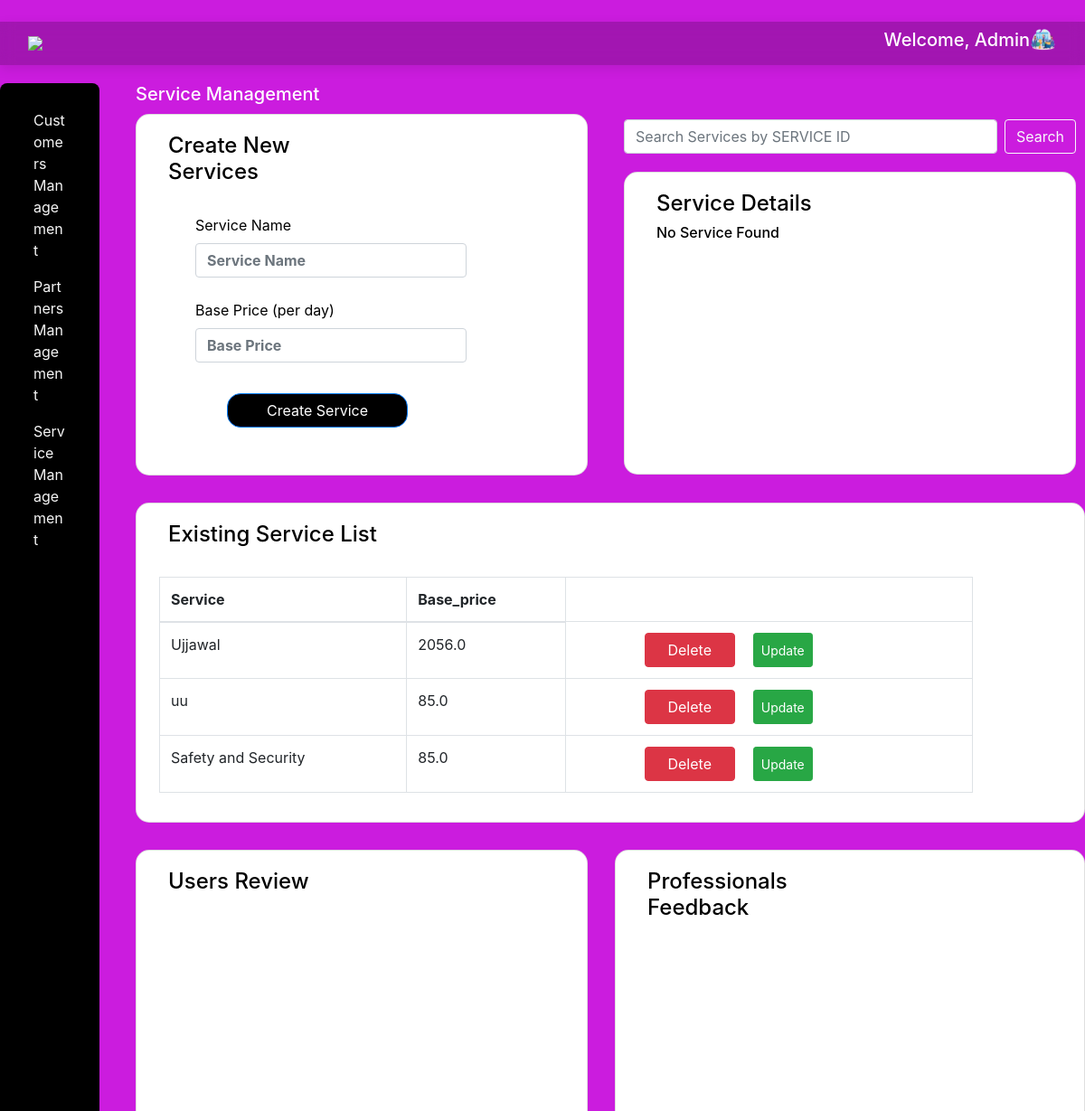
Page /Show_table (upper part) on the earlier database version.
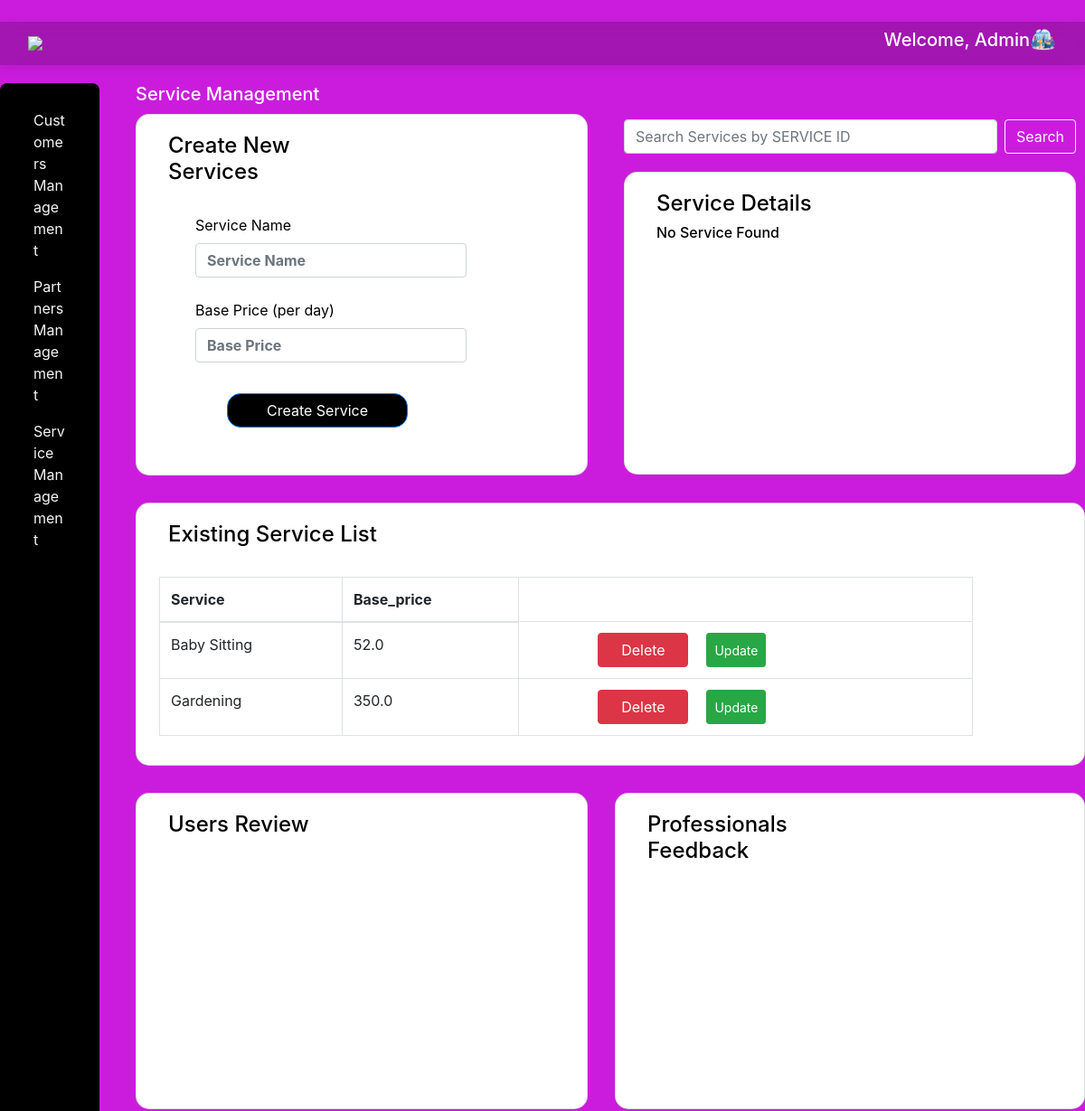
Same page on the later database version.
### tables this page shows
CREATE TABLE service (
	id INTEGER NOT NULL, 
	name VARCHAR(100) NOT NULL, 
	charges FLOAT NOT NULL, 
	PRIMARY KEY (id), 
	UNIQUE (name)
);

### backend/main.py (the view)
@app.route('/Show_table', methods=['GET' , 'POST'])
def show():
    db = get_db()
    cursor = db.cursor()
    result = None  # to hold the searched service result
    if request.method == 'POST':
        service_name = request.form.get('service_name')
        cursor.execute("SELECT name, charges FROM service WHERE name = ?", (service_name,))
        result = cursor.fetchone()
    cursor.execute('SELECT name, charges ,id FROM service')
    table1 = cursor.fetchall()
    return render_template('Admin_dash1.html' , table1=table1 ,  result=result)

### backend/main.py (called while the page is built)
def get_db():
    db = getattr(g, '_database',None)
    if db is None:
        db = g._database = sqlite3.connect(Database)
    return db

### templates/Admin_dash1.html (shortened to what this page needs)
<!DOCTYPE html>
    <head>
        <link href="https://stackpath.bootstrapcdn.com/bootstrap/4.5.2/css/bootstrap.min.css" rel="stylesheet">
        <link href="https://cdnjs.cloudflare.com/ajax/libs/font-awesome/5.15.4/css/all.min.css" rel="stylesheet">
        <nav class="navbar navbar-expand-lg navbar-dark mt-4" style="background-color: rgba(0, 0, 0, 0.2); backdrop-filter: blur(8px); -webkit-backdrop-filter: blur(8px); margin: 20px auto; box-shadow: 0 4px 12px rgba(0,0,0,0.1);">
        <div class="container-fluid" >
            <img src="menu.png" onclick="toggleMenu()" style="width:30px;cursor:pointer;">
    <div class="ml-auto" style="display: flex; align-items: flex-start;">
        <H5 style="color: white;">Welcome, Admin</H5>
        <img src="{{ url_for('static', filename='56.png') }}" alt="Logo" width="30" height="24" class="d-inline-block align-text-top">
        </div>
        </nav>
    </head>
    <body style="background-color: rgb(203, 28, 222);">
        <div class="side_card" style="display: flex; gap: 40px; align-items: flex-start;">
  <div class="card" style="height: 1500px; width: 250px; border-radius: 8px; background-color: black; padding: 20px;">
    <a class="nav-link" style="color:whitesmoke; display: block;" href="/Customers_management">Customers Management</a>
    <a class="nav-link" style="color:whitesmoke; display: block;" href="/Partner_Management">Partners Management</a>
    <a class="nav-link" style="color:whitesmoke; display: block;" href="/Service_Management">Service Management</a>
  </div>
  <div style="display: flex; flex-direction: column; gap: 30px;">
    <div style="display: flex; gap: 40px;">
      <div>
        <h5 style="margin-bottom: 10px; color: white;">Service Management</h5>
        <div class="card" style="height: 400px; width: 500px; border-radius: 15px; background-color: white;">
          <div class="mb-3" style="width: 250px; margin-left: 25px; margin-top: 20px;">
            <form action="{{ url_for('service') }}" method="post">
            <h4 style="color: black; margin-left: 10px;">Create New Services</h4>
            <br>
            <label for="username" class="form-label" style="margin-left: 40px; color: black;">Service Name</label>
            <input type="text" class="form-control" id="username" placeholder="Service Name" name="service" style="width: 300px; margin-left: 40px; font-weight: bold;"><br>
            <label for="price" class="form-label" style="margin-left: 40px; color: black;">Base Price (per day)</label>
            <input type="text" class="form-control" id="price" placeholder="Base Price" name="price" style="width: 300px; margin-left: 40px; font-weight: bold;"><br>
            <button type="submit" class="btn btn-primary" style="margin-top: 10px; width: 200px; margin-left: 75px; border-radius: 15px; background-color: black; color: white;">Create Service</button>
          </form>
          </div>
        </div>
      </div>
      <div>
        <form class="d-flex" role="search" style="margin-top: 40px; width: 500px;" action="/Show_table" method="post" >
          <input class="form-control mr-2" name="service_name" type="search" placeholder="Search Services by SERVICE ID" aria-label="Search Services by SERVICE ID">
          <button class="btn btn-outline-light" type="submit">Search</button>
        </form>
        <div class="card" style="height: 335px; width: 500px; border-radius: 15px; background-color: white; margin-top: 20px;">
          <div class="mb-3" style="width: 250px; margin-left: 25px; margin-top: 20px;">
            <h4 style="color: black; margin-left: 10px;">Service Details</h4>
            {% if result %}
            <h6 style="color: black; margin-left: 10px;">Name :- {{ result[0] }} </h6>
            <h6 style="color: black; margin-left: 10px;">Base Price :- ${{ result[1] }} </h6>
            <br>
            {% else %}
            <h6 style="color: black; margin-left: 10px;">No Service Found</h6>
            {% endif %}
          </div>
        </div>
      </div>
    </div>
    <div class="card" style="height: auto; width: 1050px; border-radius: 15px; background-color: white;">
      <div class="mb-3" style="width: 250px; margin-left: 25px; margin-top: 20px;">
        <h4 style="color: black; margin-left: 10px;">Existing Service List</h4>
        <br>
        <table class="table table-bordered" style="width: 900px;">
      <thead>
        <tr>
          <th>Service</th>
          <th>Base_price</th>
        </tr>
      </thead>
      <tbody>
        {% for user1 in table1 %}
        <tr>
          <td>{{ user1[0] }}</td>
          <td>{{ user1[1] }}</td>
          <td>
          <div style="display: flex; align-items: flex-start;">
             <form method="POST" action="{{ url_for('delete', service_id=user1[2]) }}">
             <button class="btn btn-danger" style="width: 100px; margin-left: 75px;" >Delete</button>
             </form>
              <form method="POST" action="/update_service/{{ user1[2] }}" id="form-{{ user1[2] }}">
              <button  style="margin-left: 20px; height: 38px;"   type="button" class="btn btn-success btn-sm"onclick="editservice({{ user1[2] }}, '{{ user1[0] }}', {{ user1[1] }})">
                 Update
              </button>
              </form>
          </div>
          </td>
        </tr>
        {% endfor %}
      </tbody>
    </table>
    </div>
    </div>
    <div style="display: flex; gap: 30px;">
    <div class="card" style="height: 350px; width: 500px; border-radius: 15px; background-color: white; align-items: flex-start;">
      <div class="mb-3" style="width: 250px; margin-left: 25px; margin-top: 20px;">
        <h4 style="color: black; margin-left: 10px;">Users Review</h4>
      </div>
    </div>
<div class="card" style="height: 350px; width: 520px; border-radius: 15px; background-color: white; align-items: flex-start;">
      <div class="mb-3" style="width: 250px; margin-left: 25px; margin-top: 20px;">
        <h4 style="color: black; margin-left: 10px;">Professionals Feedback</h4>
      </div>
    </div>
</div>
  </div>
</div>
        </body>
        </html>

Differences in the rows shown:
removed service: name "Ujjawal", charges "2056.0"
removed service: name "uu", charges "85.0"
removed service: name "Safety and Security", charges "85.0"
added service: name "Baby Sitting", charges "52.0"
added service: name "Gardening", charges "350.0"
